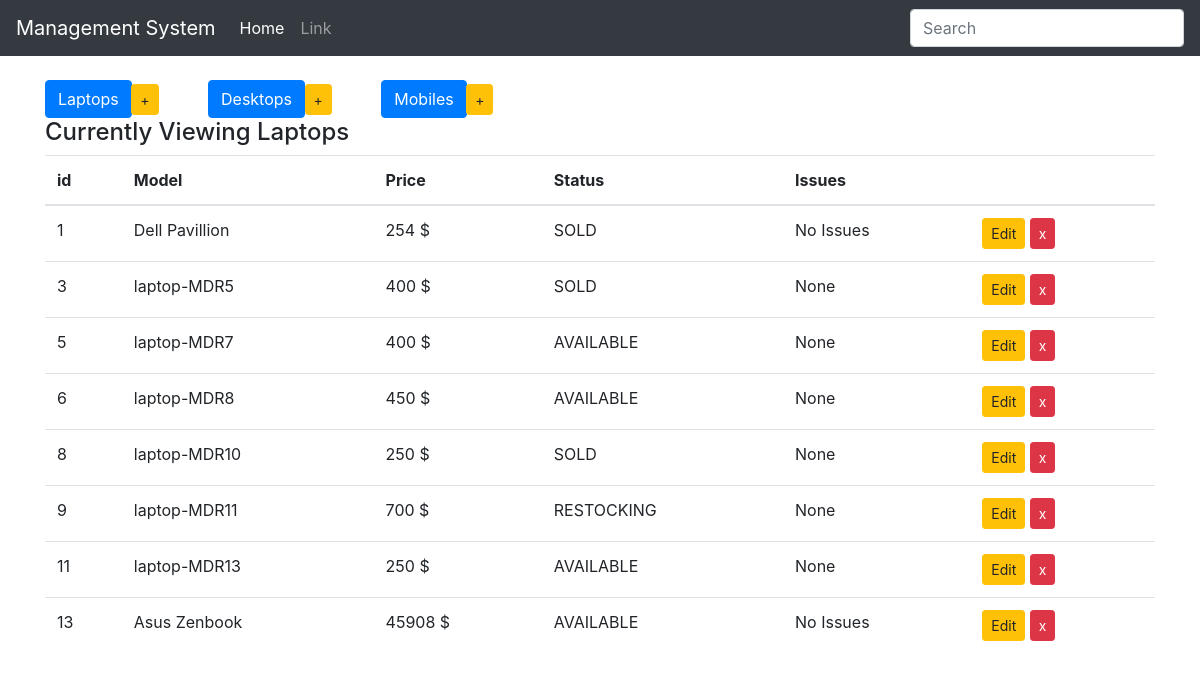
The page /laptops/ on the database its author committed.
### inventory/models.py (models this page shows, shortened)
class Device(models.Model):
    type = models.CharField(max_length=200, blank=False)
    price = models.IntegerField()
    choices = (
        ('AVAILABLE', 'Item ready to be purchased'),
        ('SOLD', 'Item already purchased'),
        ('RESTOCKING', 'Item restocking in few days')
    )
    status = models.CharField(max_length=10, choices=choices, default='SOLD')
    issues = models.CharField(max_length=50, default="No Issues")
    class Meta:
        abstract = True

class Laptops(Device):
    pass

### inventory/views.py (the view)
# urls.py: path('laptops/',display_laptops, name="display_laptops"),
def display_laptops(request):
    items = Laptops.objects.all()
    context = {
        'items': items,
        'header': 'Laptops',
    }
    return render(request, 'inv/index.html', context)

### inventory/templates/inv/index.html
{% extends 'inv/base.html' %}
{% block body %}
  <div class="add_buttons">
    <div class="button-group">
      <a href="{% url 'display_laptops' %}" class="btn btn-primary btn-md btn-trim" role="button"> Laptops</a>
      <a href="{% url 'add_laptop' %}" class="btn btn-warning btn-sm btn-pad" role="button"> +</a>
      <a href="{% url 'display_desktops' %}" class="btn btn-primary btn-md btn-trim" role="button"> Desktops</a>
      <a href="{% url 'add_desktop' %}" class="btn btn-warning btn-sm btn-pad" role="button"> +</a>
      <a href="{% url 'display_mobiles' %}" class="btn btn-primary btn-md btn-trim" role="button"> Mobiles</a>
      <a href="{% url 'add_mobile' %}" class="btn btn-warning btn-sm btn-pad" role="button"> +</a>
    </div>
  </div>
  <div>
    <h4>Currently Viewing {{ header }}</h4>
  </div>
  <table class="table table-hover">
    <thead>
      <tr>
        <th>id</th>
        <th>Model</th>
        <th>Price</th>
        <th>Status</th>
        <th>Issues</th>
        <th></th>
      </tr>
    </thead>
    <tbody>
      {% for item in items %}
      <tr>
        <td>{{ item.pk }}
        <td>{{ item.type }}</td>
        <td>{{ item.price }} $</td>
        <td>{{ item.status }}</td>
        <td>{{ item.issues }}</td>
        {% if header|lower == "laptops" %}
        <td>
            <a href="{% url 'edit_laptop' item.pk %}" class="btn btn-warning btn-sm" role="button" aria-pressed="true" > Edit</a>
            <a href="{% url 'delete_laptop' item.pk%}" class="btn btn-danger btn-sm" role="button" aria-pressed="true" > x</a>
        </td>
        {% elif header|lower == "desktops" %}
        <td>
            <a href="{% url 'edit_desktop' item.pk %}" class="btn btn-warning btn-sm" role="button" aria-pressed="true" > Edit</a>
            <a href="{% url 'delete_desktop' item.pk%}" class="btn btn-danger btn-sm" role="button" aria-pressed="true" > x</a>
        </td>
        {% else %}
        <td>
            <a href="{% url 'edit_mobile' item.pk %}" class="btn btn-warning btn-sm" role="button" aria-pressed="true" > Edit</a>
            <a href="{% url 'delete_mobile' item.pk%}" class="btn btn-danger btn-sm" role="button" aria-pressed="true" > x</a>
        </td>
        {% endif %}
      </tr>
      {% endfor %}
    </tbody>
  </table>
{% endblock %}

### inventory/templates/inv/base.html (shortened to what this page needs)
<!DOCTYPE html>
<html>
  <head>
  </head>
  {% load static %}
  <link rel="stylesheet" type="text/css" href="{% static '/css/style.css' %}"/>
  <link rel="stylesheet" type="text/css" href="{% static '/css/bootstrap.min.css' %}"/>
  <body>
    <nav class="navbar navbar-expand navbar-dark bg-dark">
  <a class="navbar-brand" href="#">Management System</a>
  <div class="collapse navbar-collapse" id="navbarsExample02">
    <ul class="navbar-nav mr-auto">
      <li class="nav-item active">
        <a class="nav-link" href="{% url 'index' %}">Home <span class="sr-only">(current)</span></a>
      </li>
      <li class="nav-item">
        <a class="nav-link" href="#">Link</a>
      </li>
    </ul>
    <form class="form-inline my-2 my-md-0">
      <input class="form-control" type="text" placeholder="Search">
    </form>
  </div>
</nav>
    <br>
    <div class="container">
      {% block body %}
      {% endblock%}
    </div>
  </body>
</html>

### inventory/static/css/style.css (style rules this page uses)
.btn-pad { margin-right: 45px; }
.btn-trim { margin-right: -5px }

### rows shown on the page
Laptops: pk "1", type "Dell Pavillion", price "254", status "SOLD", issues "No Issues"
Laptops: pk "3", type "laptop-MDR5", price "400", status "SOLD", issues "None"
Laptops: pk "5", type "laptop-MDR7", price "400", status "AVAILABLE", issues "None"
Laptops: pk "6", type "laptop-MDR8", price "450", status "AVAILABLE", issues "None"
Laptops: pk "8", type "laptop-MDR10", price "250", status "SOLD", issues "None"
Laptops: pk "9", type "laptop-MDR11", price "700", status "RESTOCKING", issues "None"
Laptops: pk "11", type "laptop-MDR13", price "250", status "AVAILABLE", issues "None"
Laptops: pk "13", type "Asus Zenbook", price "45908", status "AVAILABLE", issues "No Issues"

### other values the page prints
{{ header }} "Laptops"
